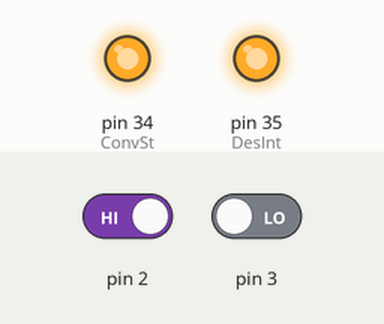
Simulated run of this sketch. Board: Arduino Mega 2560, built for the host (arithmetic inside an expression is 32-bit, double 64-bit). On the bench: output pins drawn as LEDs (lit = HIGH). The test bench sets the inputs (shaded band); at power-on: pin 2 HIGH, pin 3 LOW.

Above: at 1.2 s.
1.3 s: pin 2 driven LOW
At 2.5 s:
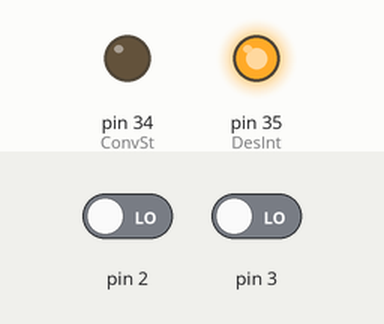
2.8 s: pin 3 driven HIGH
At 3.8 s:
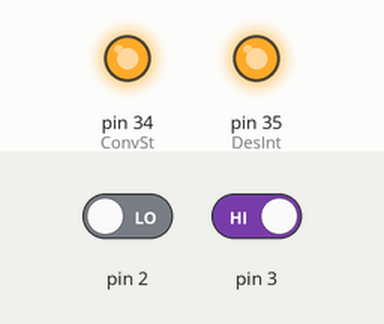
Timing chart, 0 to 5.8 s (numbered marks = the images above; inputs shaded):
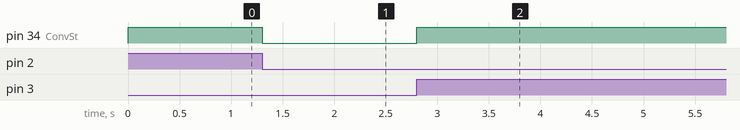

Measured:
- after the input at 1.3 s, pin 34 (ConvSt): HIGH → LOW at once
- after the input at 2.8 s, pin 34 (ConvSt): LOW → HIGH at once

The sketch:

prueba_placa_CSN_v2.ino
```cpp
/*
Programa para probar la placa CSN_v2 -- 06/06/12
 */
int aux = 0;
 //primero defino los pines que voy a usar
 const int ConvSt = 34;
 const int DesInt = 35;
 const int Comp = 2;
 const int NBusy = 3;

void setup() {
  // initialize the digital pin as an output.
  // Pin 13 has an LED connected on most Arduino boards:


  //configuro los puertos A y C como entradas
  DDRC = B00000000;
  DDRA = B00000000;


  pinMode(DesInt, OUTPUT);
  pinMode(ConvSt, OUTPUT);
//para la interrupciones de Comp
  pinMode(2, INPUT);
  attachInterrupt(0,compDetect,FALLING);  //Comp

//para la interrupcion de NBusy
  pinMode(3,INPUT);
  attachInterrupt(1,nbusyDetect,RISING);

  digitalWrite(ConvSt, HIGH);
  digitalWrite(DesInt, HIGH);

}


void loop() {

  //aqui podria meter una funcion para ir enviando al puerto serie
  //cada XX datos

  //para que no se interrupan las cosas, cuando tenga los XX datos
  //desactivo las interrupciones....
  //mmm dado que seguro que el puerto serie usa interrupciones
  //no las puedo desactivar a saco...asi que me cargo
  //solo las de los pines que uso con
  //detachInterrupt(0);
  //detachInterrupt(1);

  //luego las vuelvo a activar con
  //attachInterrupt(0,compDetect,FALLING);  //Comp
  //attachInterrupt(1,nbusyDetect,RISING);


}


void compDetect(){
   //tras detectar la sennal de comparacion primero
   //espero el tiempo de integracion
  // delayMicroseconds(1); // esta espera a lo mejor no hace falta
   //porque el arduino tarde en ejecutar esto mas que dicho tiempo...

   //activo la conversion
   digitalWrite(ConvSt, LOW); aux=0;

}

void nbusyDetect(){
  //deberia leer los datos y demas...

  //termino la conversion  y activo la sennal de desintegracion
  digitalWrite(ConvSt, HIGH);
  digitalWrite(DesInt, LOW);
  //en lugar de esta espera podria hacer aqui la lectura y a pastar
  delayMicroseconds(1); //espero un tiempo
  //para esperar menos puedo usar un for
  digitalWrite(DesInt,HIGH);

}
```
